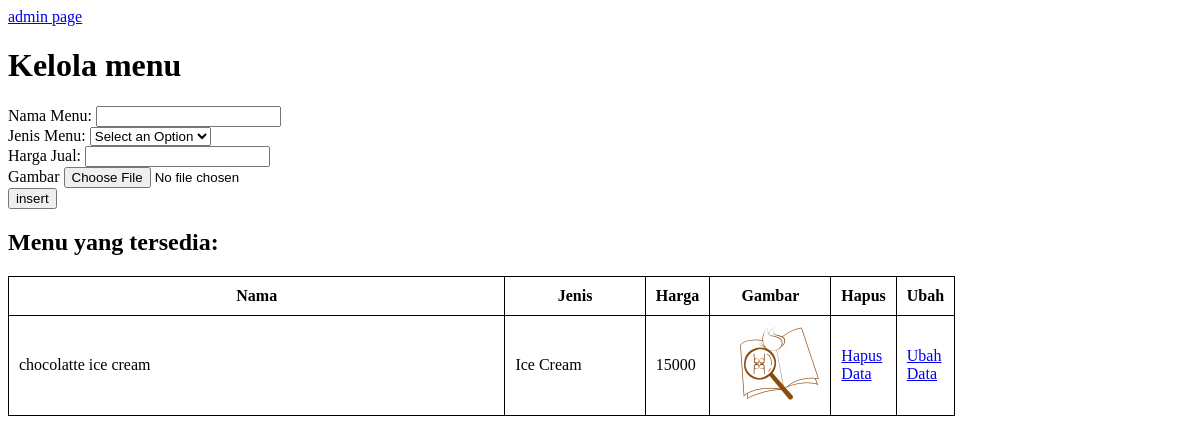
The page /admin/menu.php (signed in) on the database its author committed.
### tables this page shows
CREATE TABLE `menu` (
  `kode` int(11) NOT NULL AUTO_INCREMENT,
  `kode_jenis` int(11) NOT NULL,
  `nama` varchar(45) DEFAULT NULL,
  `harga_jual` double DEFAULT 0,
  `url_gambar` varchar(45) DEFAULT NULL,
  PRIMARY KEY (`kode`),
  KEY `fk_menu_menu_jenis_idx` (`kode_jenis`),
  CONSTRAINT `fk_menu_menu_jenis` FOREIGN KEY (`kode_jenis`) REFERENCES `menu_jenis` (`kode`) ON DELETE CASCADE ON UPDATE CASCADE
);

CREATE TABLE `menu_jenis` (
  `kode` int(11) NOT NULL AUTO_INCREMENT,
  `nama` varchar(45) DEFAULT NULL,
  PRIMARY KEY (`kode`)
);

### class/classDB.php (called while the page is built, shortened)
<?php
class classDB{
    public function __construct() {
        $this->mysqli = new mysqli(SERVER_NAME, USER_NAME, PASSWORD, DB_NAME);
    }
}
?>

### class/classMenu.php (called while the page is built, shortened)
<?php
require_once("classDB.php");
class classMenu extends classDB{
    public function getMenu($offset=null, $limit=null) {
        $sql = "SELECT m.kode, m.nama as nama_m,mj.nama
                AS nama_mj,m.harga_jual,m.url_gambar
                FROM menu_jenis AS mj
                INNER JOIN menu AS m
                ON m.kode_jenis = mj.kode";
		if(!is_null($offset) && !is_null($limit)) $sql .= " LIMIT ?,?";
		$stmt = $this->mysqli->prepare($sql);
		if(!is_null($offset) && !is_null($limit))
			$stmt->bind_param('ii', $offset, $limit);
		$stmt->execute();
		$res = $stmt->get_result();
		return $res;
    }
}
?>

### admin/menu.php (the view, shortened to what this page needs)
<?php
require_once("../class/classMenu.php");
$menu = new classMenu();
?>
<!DOCTYPE html>
<html lang="en">
<head>
    <link rel="stylesheet" href="../index.css">
</head>
<body>
    <div>
    <a href="index.php">admin page</a>
    <h1>Kelola menu</h1>
    <form action="menu.php" method="post" enctype="multipart/form-data">
        <label for="nama">Nama Menu: </label>
        <input type="text" name="nama" required>
        <br>
        <label for="nama">Jenis Menu: </label>
        <select name="jenis">
            <?php
            echo "<option value='none' selected disabled hidden>Select an Option</option>";
            ?>
        </select>
        <br>
        <label for="harga">Harga Jual: </label>
        <input type="number" name="harga" required>
        <br>
        <label for="gambar">Gambar</label>
        <input type="file" name="gambar" accept="image/jpeg, image/png">
        <br>
        <input type="submit" value="insert" name="insert">
    </form>
    <h2>Menu yang tersedia:</h2>
    <?php
    $limit = 5;
    (isset($_GET['page']))? $page = $_GET['page'] : $page=1;
    $offset = ($page-1)*$limit;
    $res = $menu->getMenu($offset,$limit);
    echo "<table>
        <tr>
            <th>Nama</th>
            <th>Jenis</th>
            <th>Harga</th>
            <th>Gambar</th>
            <th>Hapus</th>
            <th>Ubah</th>
        </tr>";
    while($row = $res->fetch_assoc()) {
        echo
        "<tr>
            <td>".$row["nama_m"]."</td>
            <td>".$row["nama_mj"]."</td>
            <td>".$row["harga_jual"]."</td>";
        echo
        (file_exists("../".$row['url_gambar']))?
        "<td><img src='../".$row["url_gambar"]."' style='width:100px;'></td>":
        "<td>". "ceritanya gambar" ."</td>";
        echo "
        <td> <a href='menu.php?kode=" . $row['kode'] . "'>Hapus Data</a> </td>
        <td> <a href='ubahmenu.php?kode=" . $row['kode'] . "'>Ubah Data</a> </td>
        </tr>";
    }
    echo "</table>";
    ?>
    </div>
</body>
</html>

### index.css (style rules this page uses)
table, th, td { border-collapse: collapse; border: 1px solid; width: 80%; padding: 10px; }

### rows shown on the page
menu: nama "chocolatte ice cream", kode_jenis.nama "Ice Cream", harga_jual "15000", url_gambar (picture)
